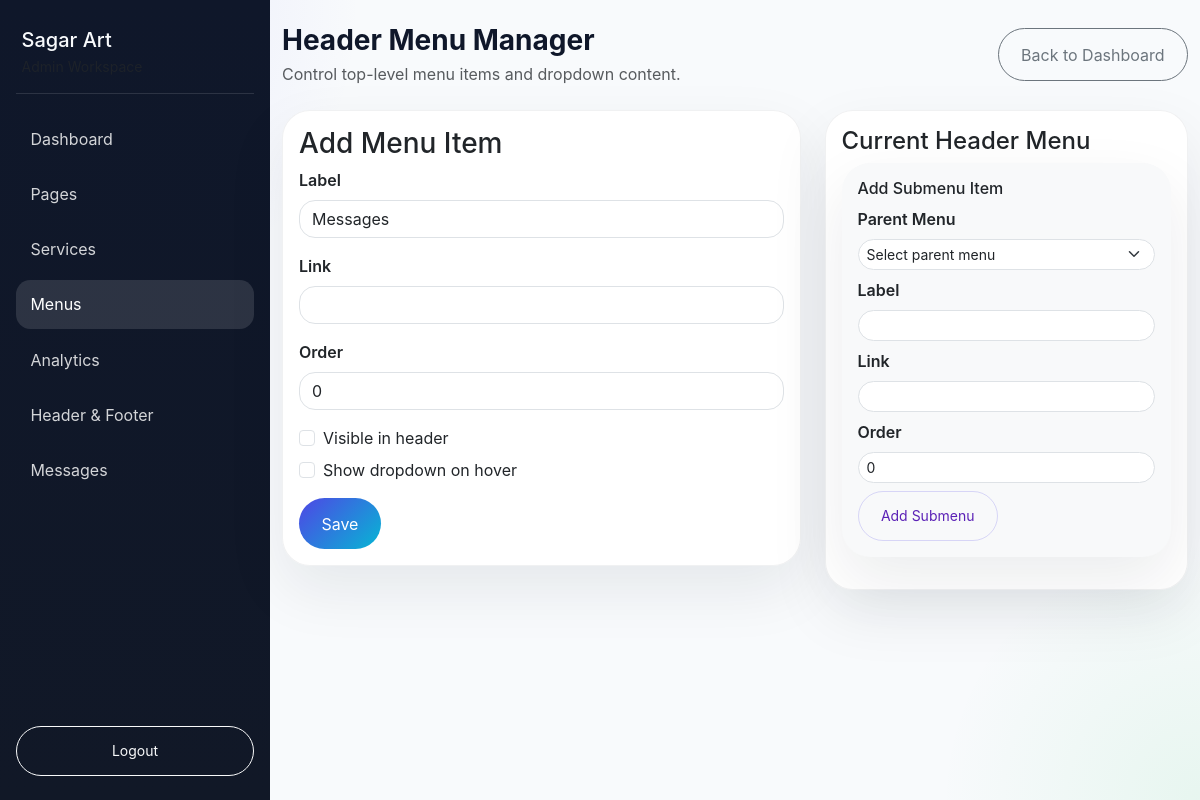
The page /admin/menu_form.php (signed in) on the database as committed earlier.
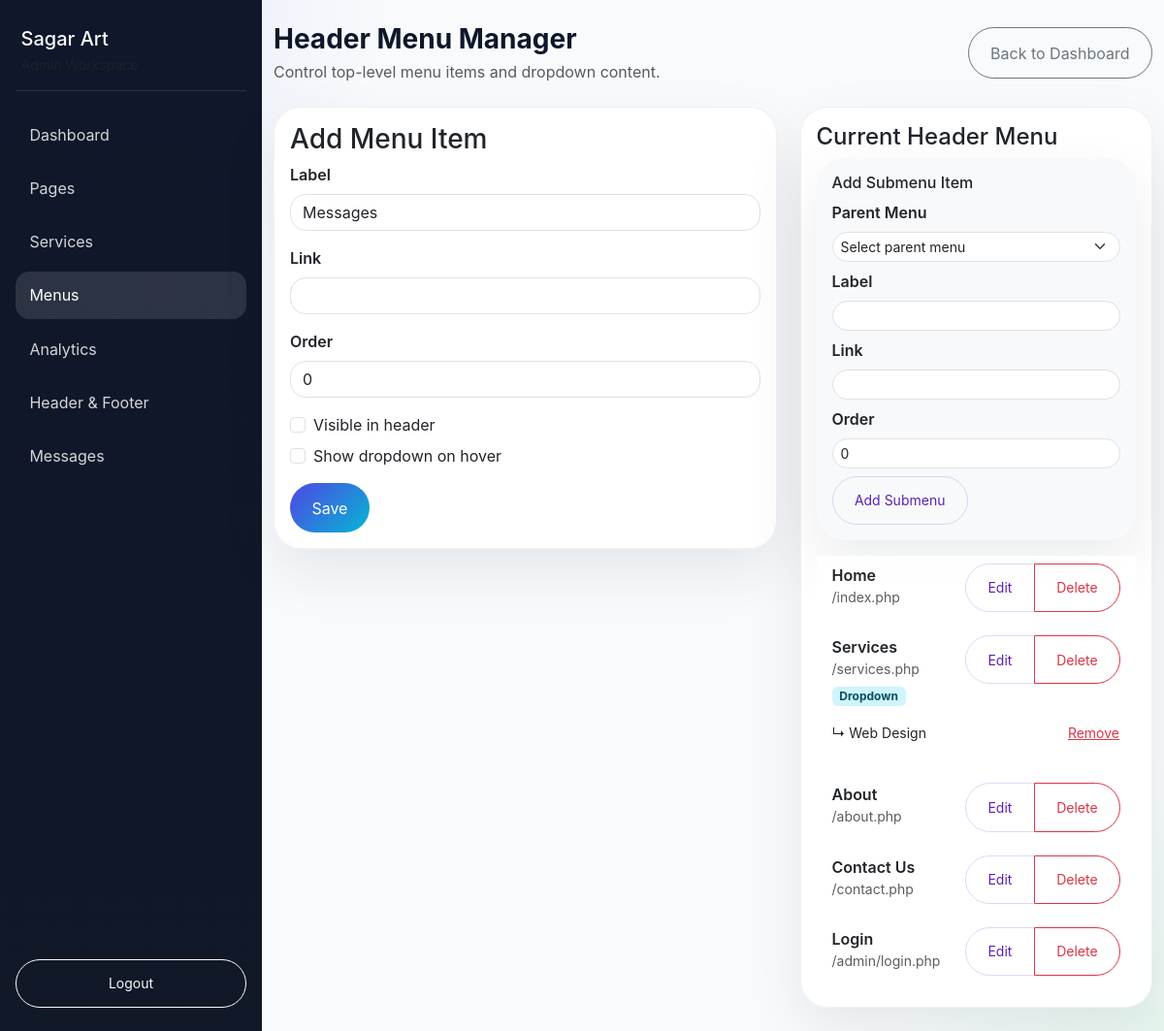
The same page on the database as committed later.
### tables this page shows
CREATE TABLE `menu_items` (
  `id` int(11) NOT NULL,
  `label` varchar(255) NOT NULL,
  `link` varchar(255) NOT NULL,
  `menu_order` int(11) NOT NULL DEFAULT 0,
  `is_active` tinyint(1) NOT NULL DEFAULT 1,
  `has_dropdown` tinyint(1) NOT NULL DEFAULT 0
);

CREATE TABLE `menu_children` (
  `id` int(11) NOT NULL,
  `parent_id` int(11) NOT NULL,
  `label` varchar(255) NOT NULL,
  `link` varchar(255) NOT NULL,
  `menu_order` int(11) NOT NULL DEFAULT 0,
  `is_active` tinyint(1) NOT NULL DEFAULT 1
);

### admin/menu_form.php (the view, shortened to what the changed rows need)
<?php
require '../includes/config.php';
$items = $conn->query('SELECT id, label, link, menu_order, is_active, has_dropdown FROM menu_items ORDER BY menu_order ASC, id ASC');
?>
<!DOCTYPE html>
<html lang="en">
<head>
  <link href="https://cdn.jsdelivr.net/npm/bootstrap@5.3.3/dist/css/bootstrap.min.css" rel="stylesheet">
  <link rel="stylesheet" href="../assets/css/style.css">
</head>
<body class="admin-shell">
  <div class="admin-layout">
    <?php include 'includes/sidebar.php'; ?>
    <main class="admin-main">
      <div class="container-fluid py-4">
        <div class="row g-4">
          <div class="col-lg-5">
            <div class="card admin-card">
              <div class="card-body">
                <ul class="list-group list-group-flush">
                  <?php while ($row = $items->fetch_assoc()): ?>
                    <li class="list-group-item">
                      <div class="d-flex justify-content-between align-items-start gap-2">
                        <div>
                          <div class="fw-semibold"><?php echo htmlspecialchars($row['label']); ?></div>
                          <div class="small text-muted"><?php echo htmlspecialchars($row['link']); ?></div>
                          <?php if (!empty($row['has_dropdown'])): ?><span class="badge bg-info-subtle text-info-emphasis mt-2">Dropdown</span><?php endif; ?>
                        </div>
                        <div class="btn-group btn-group-sm">
                          <a href="menu_form.php?id=<?php echo (int)$row['id']; ?>" class="btn btn-outline-primary">Edit</a>
                          <a href="menu_form.php?delete=<?php echo (int)$row['id']; ?>" class="btn btn-outline-danger" onclick="return confirm('Delete this menu item?');">Delete</a>
                        </div>
                      </div>
                      <?php
                      $childRows = $conn->query('SELECT id, label, link FROM menu_children WHERE parent_id = ' . (int)$row['id'] . ' AND is_active = 1 ORDER BY menu_order ASC, id ASC');
                      if ($childRows && $childRows->num_rows > 0):
                      ?>
                        <ul class="list-group list-group-flush mt-2">
                          <?php while ($childRow = $childRows->fetch_assoc()): ?>
                            <li class="list-group-item px-0 py-2 d-flex justify-content-between align-items-center">
                              <span class="small">↳ <?php echo htmlspecialchars($childRow['label']); ?></span>
                              <a href="menu_form.php?child_delete=<?php echo (int)$childRow['id']; ?>" class="btn btn-link btn-sm p-0 text-danger" onclick="return confirm('Remove this submenu item?');">Remove</a>
                            </li>
                          <?php endwhile; ?>
                        </ul>
                      <?php endif; ?>
                    </li>
                  <?php endwhile; ?>
                </ul>
              </div>
            </div>
          </div>
        </div>
      </div>
    </main>
  </div>
</body>
</html>

### admin/includes/sidebar.php (shortened to what the changed rows need)
<?php
$currentPage = basename($_SERVER['PHP_SELF']);
$navItems = [
    ['label' => 'Dashboard', 'url' => 'dashboard.php'],
    ['label' => 'Pages', 'url' => 'page_form.php'],
    ['label' => 'Services', 'url' => 'service_form.php'],
    ['label' => 'Menus', 'url' => 'menu_form.php'],
    ['label' => 'Analytics', 'url' => 'analytics.php'],
    ['label' => 'Header & Footer', 'url' => 'settings_form.php'],
    ['label' => 'Messages', 'url' => 'contact_submissions.php'],
];
?>
<aside class="admin-sidebar">
  <nav class="sidebar-nav">
    <?php foreach ($navItems as $item): ?>
      <?php
      $isActive = $currentPage === $item['url'] || ($item['url'] === 'page_form.php' && in_array($currentPage, ['page_form.php', 'page_section_form.php'], true));
      ?>
      <a class="sidebar-link<?php echo $isActive ? ' active' : ''; ?>" href="<?php echo htmlspecialchars($item['url']); ?>">
        <?php echo htmlspecialchars($item['label']); ?>
      </a>
    <?php endforeach; ?>
  </nav>
</aside>

Rows that differ between the two databases and show on the page:
added menu_items: label "Home", link "/index.php"
added menu_items: label "Services", link "/services.php", has_dropdown "Dropdown"
added menu_children: label "Web Design"
added menu_items: label "About", link "/about.php"
added menu_items: label "Contact Us", link "/contact.php"
added menu_items: label "Login", link "/admin/login.php"
